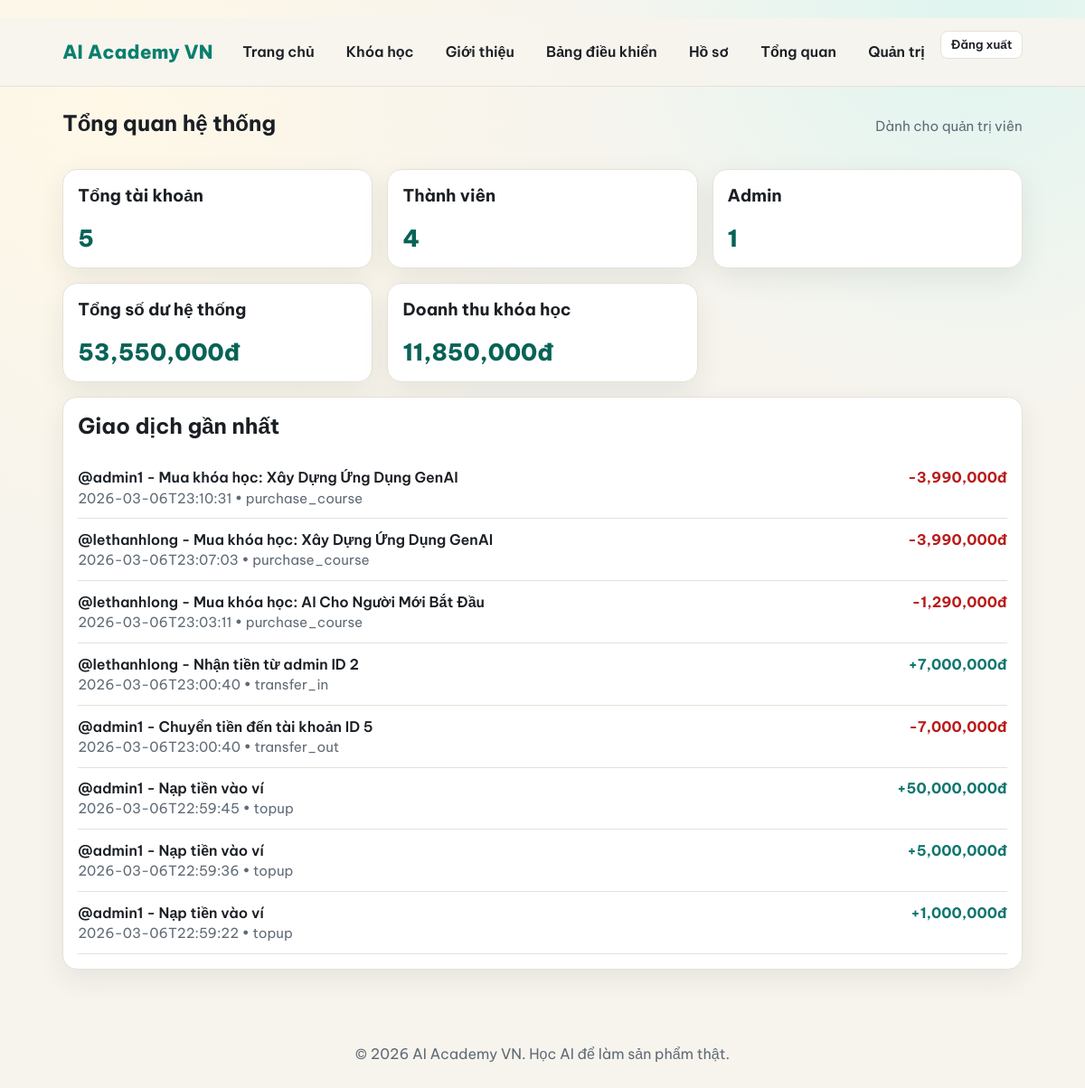
/admin/overview (signed in), run on the app's committed database.
### tables this page shows
CREATE TABLE transactions (
                id INTEGER PRIMARY KEY AUTOINCREMENT,
                user_id INTEGER NOT NULL,
                tx_type TEXT NOT NULL,
                amount INTEGER NOT NULL,
                note TEXT NOT NULL,
                balance_after INTEGER NOT NULL,
                created_at TEXT NOT NULL,
                FOREIGN KEY(user_id) REFERENCES users(id)
            );

CREATE TABLE users (
                id INTEGER PRIMARY KEY AUTOINCREMENT,
                full_name TEXT NOT NULL,
                email TEXT NOT NULL UNIQUE,
                password_hash TEXT NOT NULL,
                role TEXT NOT NULL CHECK(role IN ('member', 'admin')) DEFAULT 'member',
                balance INTEGER NOT NULL DEFAULT 0,
                created_at TEXT NOT NULL
            , username TEXT);

### app.py (the view)
    @app.route("/admin/overview")
    @login_required
    @admin_required
    def admin_overview():
        db = get_db()
        total_users = db.execute("SELECT COUNT(*) AS total FROM users").fetchone()["total"]
        member_count = db.execute("SELECT COUNT(*) AS total FROM users WHERE role = 'member'").fetchone()["total"]
        admin_count = db.execute("SELECT COUNT(*) AS total FROM users WHERE role = 'admin'").fetchone()["total"]
        total_balance = db.execute("SELECT COALESCE(SUM(balance), 0) AS total FROM users").fetchone()["total"]
        total_revenue = (
            db.execute(
                "SELECT COALESCE(SUM(amount), 0) AS total FROM transactions WHERE tx_type = 'purchase_course'"
            ).fetchone()["total"]
            * -1
        )
        recent_transactions = db.execute(
            """
            SELECT t.tx_type, t.amount, t.note, t.created_at, u.username
            FROM transactions t
            JOIN users u ON u.id = t.user_id
            ORDER BY t.id DESC
            LIMIT 8
            """
        ).fetchall()
        return render_template(
            "admin_overview.html",
            total_users=total_users,
            member_count=member_count,
            admin_count=admin_count,
            total_balance=total_balance,
            total_revenue=total_revenue,
            recent_transactions=recent_transactions,
        )

### templates/admin_overview.html (shortened to what this page needs)
﻿{% extends "base.html" %}
{% block content %}
<section class="section-head">
    <h1>Tổng quan hệ thống</h1>
    <p class="meta">Dành cho quản trị viên</p>
</section>
<section class="cards overview-cards">
    <article class="card reveal">
        <h3>Tổng tài khoản</h3>
        <p class="big-number">{{ total_users }}</p>
    </article>
    <article class="card reveal">
        <h3>Thành viên</h3>
        <p class="big-number">{{ member_count }}</p>
    </article>
    <article class="card reveal">
        <h3>Admin</h3>
        <p class="big-number">{{ admin_count }}</p>
    </article>
    <article class="card reveal">
        <h3>Tổng số dư hệ thống</h3>
        <p class="big-number">{{ "{:,.0f}".format(total_balance) }}đ</p>
    </article>
    <article class="card reveal">
        <h3>Doanh thu khóa học</h3>
        <p class="big-number">{{ "{:,.0f}".format(total_revenue) }}đ</p>
    </article>
</section>
<section class="panel reveal">
    <h2>Giao dịch gần nhất</h2>
    {% if recent_transactions %}
        <ul class="tx-list">
            {% for tx in recent_transactions %}
                <li class="tx-item">
                    <div>
                        <p class="tx-note">@{{ tx.username }} - {{ tx.note }}</p>
                        <span class="meta">{{ tx.created_at }} • {{ tx.tx_type }}</span>
                    </div>
                    <div class="tx-right">
                        <strong class="tx-amount {% if tx.amount >= 0 %}positive{% else %}negative{% endif %}">
                            {% if tx.amount >= 0 %}+{% endif %}{{ "{:,.0f}".format(tx.amount) }}đ
                        </strong>
                    </div>
                </li>
            {% endfor %}
        </ul>
    {% else %}
        <p class="meta">Chưa có giao dịch nào.</p>
    {% endif %}
</section>
{% endblock %}

### static/css/style.css (style rules this page uses)
* { box-sizing: border-box; }
body { margin: 0; font-family: "Be Vietnam Pro", sans-serif; color: var(--text); background: radial-gradient(circle at 10% 10%, #fff8e7 0%, transparent 35%), radial-gradient(circle at 90% 0%, #dff5f0 0%, transparent 28%), var(--bg); }
h1, h2, h3 { margin-top: 0; }
.section-head { display: flex; align-items: baseline; justify-content: space-between; gap: 1rem; margin-bottom: 1rem; }
.cards { display: grid; grid-template-columns: repeat(auto-fit, minmax(260px, 1fr)); gap: 1rem; }
.card, .panel { background: var(--surface); border: 1px solid var(--border); border-radius: 16px; padding: 1rem; box-shadow: var(--shadow); }
.card { transition: transform 0.2s ease, box-shadow 0.2s ease; }
.meta { color: var(--muted); font-size: 0.95rem; }
.reveal { opacity: 0; transform: translateY(10px); animation: cardIn 0.45s ease forwards; }
.tx-list { list-style: none; margin: 0; padding: 0; }
.tx-item { display: flex; justify-content: space-between; gap: 1rem; padding: 0.8rem 0; border-bottom: 1px solid var(--border); }
.tx-note { margin: 0 0 0.2rem; font-weight: 600; }
.tx-right { text-align: right; display: grid; }
.tx-amount.positive { color: #0f766e; }
.tx-amount.negative { color: #b91c1c; }
.overview-cards { margin-bottom: 1rem; }
.big-number { margin: 0.2rem 0 0; font-size: 1.6rem; font-weight: 800; color: var(--primary-dark); }

### data on the page
transactions: username "admin1", note "Mua khóa học: Xây Dựng Ứng Dụng GenAI", created_at "2026-03-06T23:10:31", tx_type "purchase_course", amount "-3,990,000"
transactions: username "lethanhlong", note "Mua khóa học: Xây Dựng Ứng Dụng GenAI", created_at "2026-03-06T23:07:03", tx_type "purchase_course", amount "-3,990,000"
transactions: username "lethanhlong", note "Mua khóa học: AI Cho Người Mới Bắt Đầu", created_at "2026-03-06T23:03:11", tx_type "purchase_course", amount "-1,290,000"
transactions: username "lethanhlong", note "Nhận tiền từ admin ID 2", created_at "2026-03-06T23:00:40", tx_type "transfer_in", amount "7,000,000"
transactions: username "admin1", note "Chuyển tiền đến tài khoản ID 5", created_at "2026-03-06T23:00:40", tx_type "transfer_out", amount "-7,000,000"
transactions: username "admin1", note "Nạp tiền vào ví", created_at "2026-03-06T22:59:45", tx_type "topup", amount "50,000,000"
transactions: username "admin1", note "Nạp tiền vào ví", created_at "2026-03-06T22:59:36", tx_type "topup", amount "5,000,000"
transactions: username "admin1", note "Nạp tiền vào ví", created_at "2026-03-06T22:59:22", tx_type "topup", amount "1,000,000"

### other printed values
{{ total_users }} "5"
{{ member_count }} "4"
{{ admin_count }} "1"
{{ "{:,.0f}".format(total_balance) }} "53,550,000"
{{ "{:,.0f}".format(total_revenue) }} "11,850,000"
